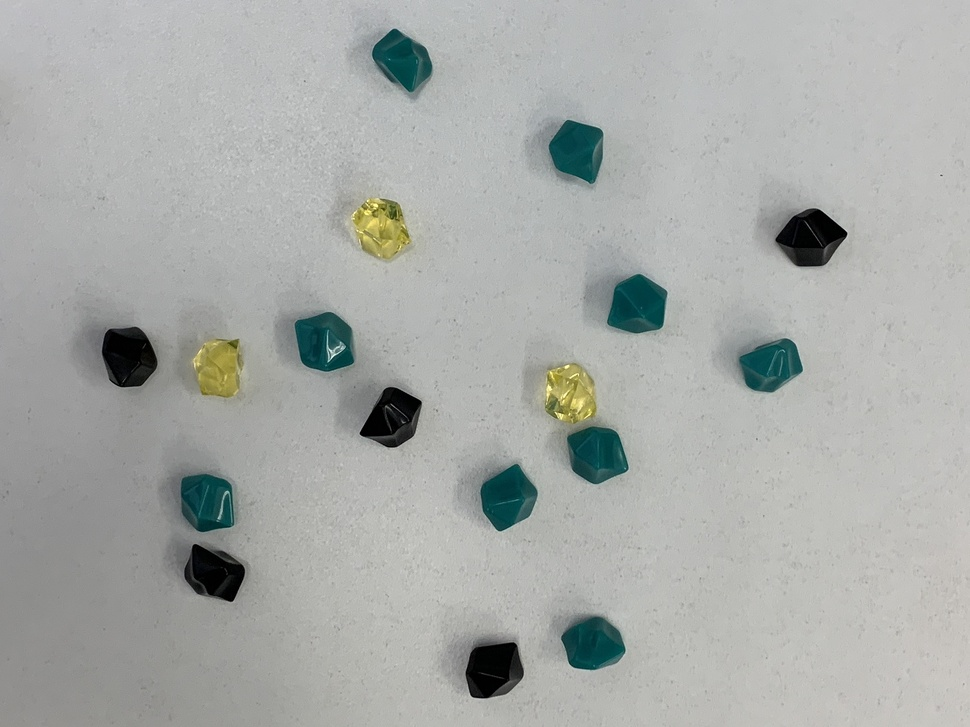
//> input picture 14_2023-07-19/prg/issue01/gem2.jpg, 970 x 727 px, shrunk from 2016 x 1512 before the run
$ ./14_01_k22047   (built with g++ and OpenCV 4)
//> lines starting //> are read from the running program, lines starting //| are printed output that depends on the picture; after the words box and inside, x2 and y2 are one past the last pixel; in counts of white or black regions, pixels touching at a corner belong together
#include <iostream>
#include <opencv2/opencv.hpp>
#define FILE_NAME "../gem2.jpg"

int main(int argc, const char * argv[]) {
    //1. 入力画像をカラーで入力
    cv::Mat src_img;
    src_img = cv::imread(FILE_NAME, cv::IMREAD_COLOR);
//> src_img is the input picture: 727 rows x 970 cols, CV_8UC3; mean B, G, R 168.2, 171.1, 168.2

    if (src_img.empty()) { //入力失敗の場合
        fprintf(stderr, "Cannot read image file: %s.\n", FILE_NAME);
        return (-1);
    }

    cv::Mat dst_img = src_img.clone();

    //black_gemの処理
    //グレースケール
    cv::Mat gray_img;
    cv::cvtColor(src_img, gray_img, cv::COLOR_BGR2GRAY);

    //2値化
    //閾値 20
    cv::Mat bin_img;
    cv::threshold(gray_img, bin_img, 20, 255, cv::THRESH_BINARY_INV);
//> bin_img: 727 rows x 970 cols, CV_8UC1; 1.2% white; 49 white regions (39 under 20 px), largest, box (x1, y1, x2, y2) and area: (102, 330, 156, 387) 1882, (466, 643, 517, 698) 1813, (192, 545, 244, 601) 1690

    //op cl
    //回数 15
    cv::Mat tmp_img;
    cv::dilate(bin_img, tmp_img, cv::Mat(), cv::Point(-1,-1), 15);
//> tmp_img: 727 rows x 970 cols, CV_8UC1; 4.7% white; 5 white regions, box (x1, y1, x2, y2) and area: (170, 515, 259, 616) 6976, (761, 195, 862, 281) 6910, (345, 373, 436, 462) 6663, (87, 315, 172, 402) 6555, (451, 628, 536, 713) 6277
    cv::erode(tmp_img, bin_img, cv::Mat(), cv::Point(-1,-1), 15);
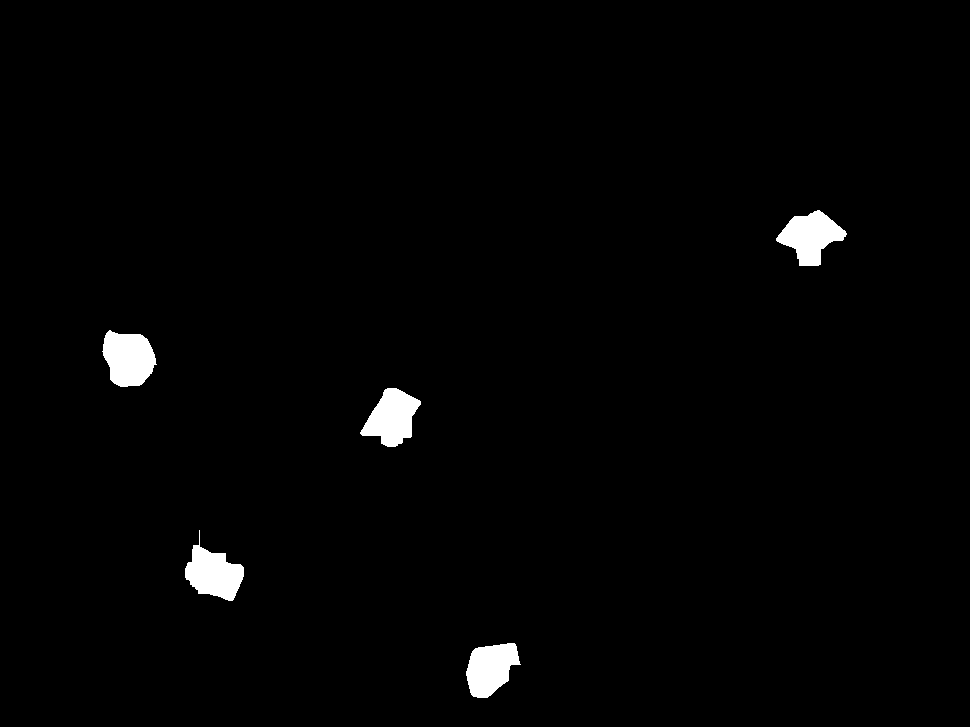
//> bin_img: 727 rows x 970 cols, CV_8UC1; 1.5% white; 5 white regions

    //輪郭追跡
    std::vector< std::vector< cv::Point > > contours;
    cv::findContours(bin_img, contours, cv::RETR_EXTERNAL, cv::CHAIN_APPROX_NONE);
//> contours = 5 contours; box (x1, y1, x2, y2) and area: (102, 330, 157, 387) 2211, (776, 210, 847, 266) 2109, (360, 388, 421, 447) 2074, (185, 530, 244, 601) 2069, (466, 643, 521, 698) 1992

    //個数
    int black_count = contours.size();
//> black_count = 5
    printf("black gem count = %d\n", black_count);
//| black gem count = 5

    // 黒曜石(Black gem)は赤で外接長方形
    for (int i=0; i<contours.size(); i++) {
        cv::Rect rect = cv::boundingRect(contours[i]);
        cv::rectangle(dst_img, rect, cv::Scalar(0,0,255), 2);
    }
//> this loop made 5 passes
//> rect on passes 1 to 5: Rect(466, 643, 55, 55), Rect(185, 530, 59, 71), Rect(360, 388, 61, 59), Rect(102, 330, 55, 57), Rect(776, 210, 71, 56)
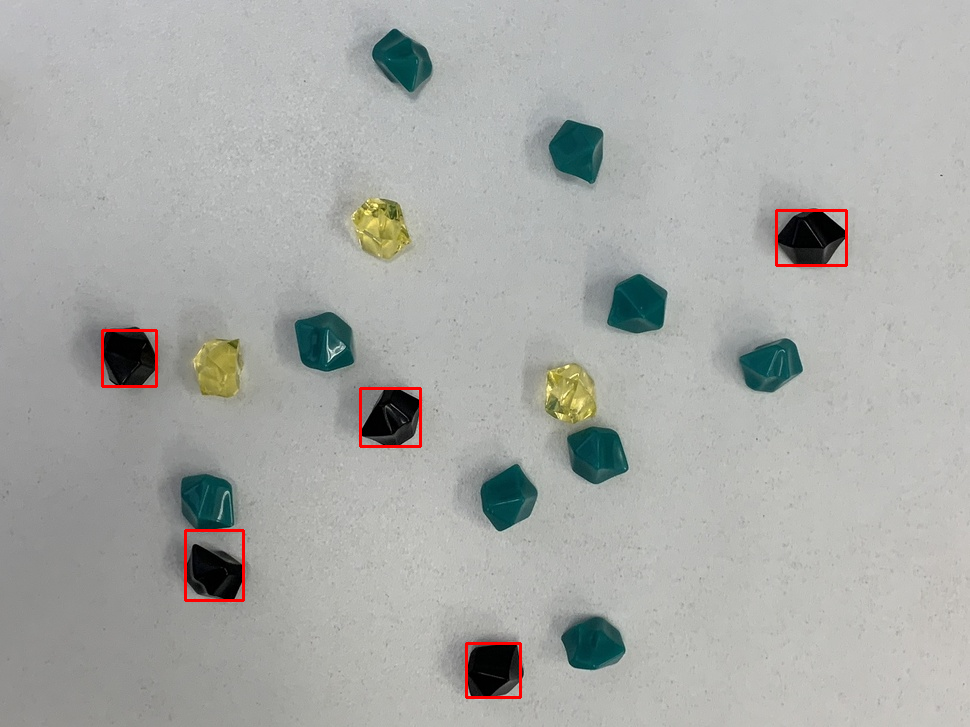
//> dst_img: 727 rows x 970 cols, CV_8UC3; 0.5% of pixels changed, all inside (x1, y1, x2, y2) = (101, 209, 848, 699)

    //green_gemの処理
    //G 50 ~ 100
    int g_min = 50, g_max = 100;
    //R 0 ~ 50
    int r_max = 50;

    bin_img = cv::Mat::zeros(src_img.size(), CV_8UC1);
    for(int y = 0; y < src_img.rows; y++){
        for(int x = 0; x < src_img.cols; x++){
            cv::Vec3b bgr = src_img.at<cv::Vec3b>(y, x);
            if(g_min < bgr[1] && bgr[1] < g_max && bgr[2] < r_max){
                bin_img.at<uchar>(y, x) = 255;
            }
        }
    }
//> bin_img: 727 rows x 970 cols, CV_8UC1; 2.9% white; 49 white regions (39 under 20 px), largest, box (x1, y1, x2, y2) and area: (608, 275, 666, 333) 2563, (567, 427, 628, 484) 2415, (295, 312, 354, 371) 2320

    //cl op
    //回数 5
    cv::dilate(bin_img, tmp_img, cv::Mat(), cv::Point(-1,-1), 5);
//> tmp_img: 727 rows x 970 cols, CV_8UC1; 5% white; 19 white regions, largest, box (x1, y1, x2, y2) and area: (290, 307, 359, 376) 3957, (603, 270, 671, 338) 3853, (562, 422, 633, 489) 3801
    cv::erode(tmp_img, bin_img, cv::Mat(), cv::Point(-1,-1), 5);
//> bin_img: 727 rows x 970 cols, CV_8UC1; 3.1% white; 22 white regions (13 under 20 px), largest, box (x1, y1, x2, y2) and area: (295, 312, 354, 371) 2667, (608, 275, 666, 333) 2593, (181, 474, 234, 532) 2531

    //op cl
    //回数 15
    cv::erode(bin_img, tmp_img, cv::Mat(), cv::Point(-1,-1), 15);
//> tmp_img: 727 rows x 970 cols, CV_8UC1; 0.2% white; 10 white regions (2 under 20 px), largest, box (x1, y1, x2, y2) and area: (314, 333, 335, 353) 286, (197, 492, 217, 513) 256, (629, 297, 649, 315) 252
    cv::dilate(tmp_img, bin_img, cv::Mat(), cv::Point(-1,-1), 15);
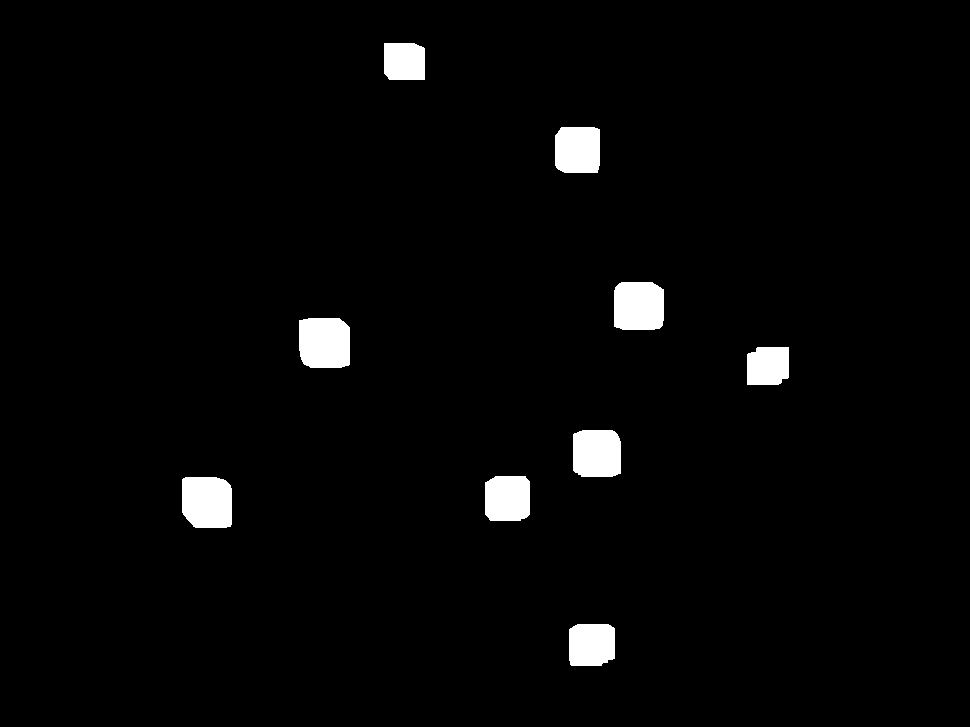
//> bin_img: 727 rows x 970 cols, CV_8UC1; 2.5% white; 9 white regions

    //輪郭追跡
    contours.clear();
//> contours = 0 contours
    cv::findContours(bin_img, contours, cv::RETR_EXTERNAL, cv::CHAIN_APPROX_NONE);
//> contours = 9 contours; largest, box (x1, y1, x2, y2) and area: (299, 318, 350, 368) 2327, (182, 477, 232, 528) 2298, (614, 282, 664, 330) 2206, (573, 430, 621, 477) 2070, (555, 127, 600, 173) 1914

    //個数
    int green_count = contours.size();
//> green_count = 9
    printf("green gem count = %d\n", green_count);
//| green gem count = 9

    // トルコ石(Green gem)は緑で塗りつぶし
    for (int i=0; i<contours.size(); i++) {
        cv::drawContours(dst_img, contours, i, cv::Scalar(0,255,0), -1);
    }
//> this loop made 9 passes
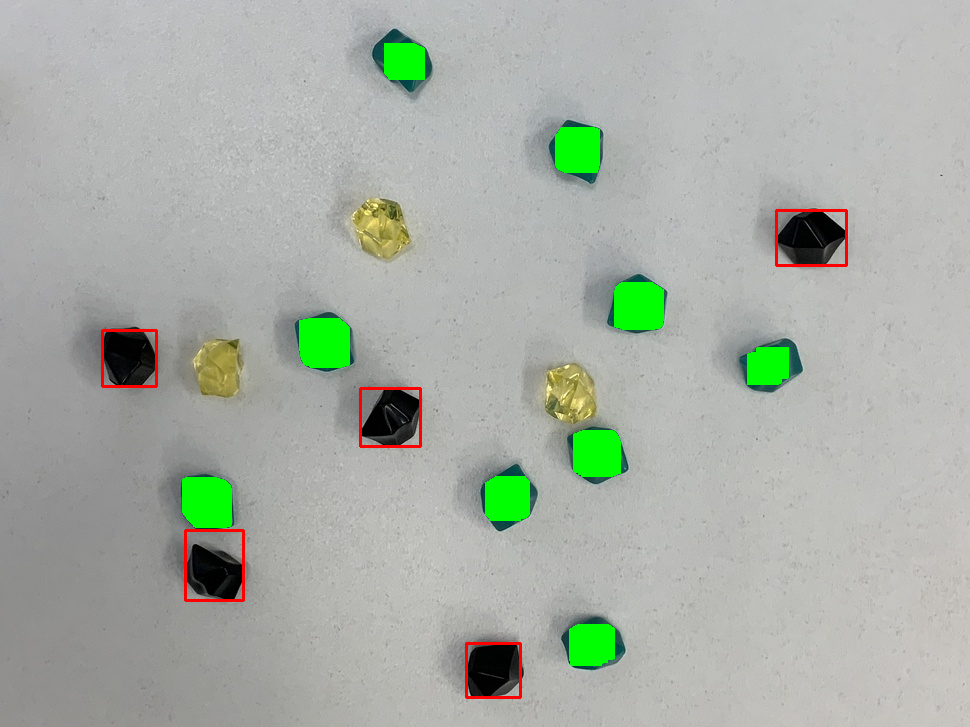
//> dst_img: 727 rows x 970 cols, CV_8UC3; 2.55% of pixels changed, all inside (x1, y1, x2, y2) = (182, 43, 789, 666)


    //golden_gemの処理
    cv::Mat hsv_img;

    //HSVに変換
    cv::cvtColor(src_img, hsv_img, cv::COLOR_BGR2HSV);
//> hsv_img: 727 rows x 970 cols, CV_8UC3; mean H, S, V 50.3, 13.5, 171.4

    //H 20 ~ 60
    int h_min = 20, h_max = 60;
    //S 100 ~ 200
    int s_min = 100, s_max = 200;

    bin_img = cv::Mat::zeros(hsv_img.size(), CV_8UC1);
    for(int y = 0; y < hsv_img.rows; y++){
        for(int x = 0; x < hsv_img.cols; x++){
            cv::Vec3b hsv = hsv_img.at<cv::Vec3b>(y, x);
            if(h_min < hsv[0] && hsv[0] < h_max && s_min < hsv[1] && hsv[1] < s_max){
                bin_img.at<uchar>(y, x) = 255;
            }
        }
    }
//> bin_img: 727 rows x 970 cols, CV_8UC1; 0.91% white; 57 white regions (53 under 20 px), largest, box (x1, y1, x2, y2) and area: (353, 199, 410, 258) 2226, (195, 340, 241, 397) 2023, (546, 365, 596, 423) 1968, (143, 350, 154, 364) 62

    //cl op
    //回数 5
    cv::dilate(bin_img, tmp_img, cv::Mat(), cv::Point(-1,-1), 5);
//> tmp_img: 727 rows x 970 cols, CV_8UC1; 2% white; 16 white regions, largest, box (x1, y1, x2, y2) and area: (348, 194, 415, 263) 3617, (541, 360, 601, 428) 3390, (190, 335, 246, 402) 3261
    cv::erode(tmp_img, bin_img, cv::Mat(), cv::Point(-1,-1), 5);
//> bin_img: 727 rows x 970 cols, CV_8UC1; 1% white; 30 white regions (26 under 20 px), largest, box (x1, y1, x2, y2) and area: (353, 199, 410, 258) 2357, (546, 365, 596, 423) 2200, (195, 340, 241, 397) 2111, (138, 340, 156, 365) 316

    //op cl
    //回数 15
    cv::erode(bin_img, tmp_img, cv::Mat(), cv::Point(-1,-1), 15);
//> tmp_img: 727 rows x 970 cols, CV_8UC1; 0.05% white; 3 white regions, box (x1, y1, x2, y2) and area: (375, 219, 388, 235) 136, (563, 387, 577, 403) 122, (215, 360, 222, 379) 100
    cv::dilate(tmp_img, bin_img, cv::Mat(), cv::Point(-1,-1), 15);
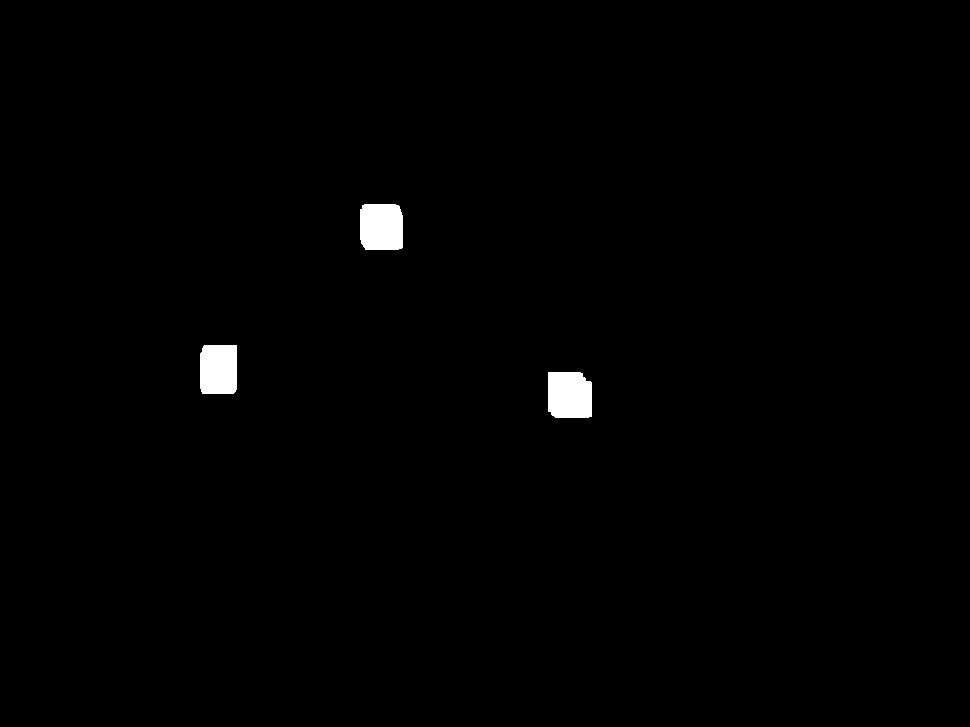
//> bin_img: 727 rows x 970 cols, CV_8UC1; 0.8% white; 3 white regions

    //輪郭追跡
    contours.clear();
//> contours = 0 contours
    cv::findContours(bin_img, contours, cv::RETR_EXTERNAL, cv::CHAIN_APPROX_NONE);
//> contours = 3 contours; box (x1, y1, x2, y2) and area: (548, 372, 592, 418) 1838, (360, 204, 403, 250) 1825, (200, 345, 237, 394) 1700

    //個数
    int golden_count = contours.size();
//> golden_count = 3
    printf("golden gem count = %d\n", golden_count);
//| golden gem count = 3

    // 黄金(Golden gem)は白で外接円
    for (int i=0; i<contours.size(); i++) {
        cv::Point2f center; //外接円の中心座標
        float radius;       //外接円の半径
        cv::minEnclosingCircle(contours[i], center, radius); //外接円を求める
        cv::circle(dst_img, center, radius, cv::Scalar(255,255,255), 2); //外接円を描画
    }
//> this loop made 3 passes
//> (center, radius) on passes 1 to 3: (Point(569.5, 394), 30.76), (Point(219, 369), 29.41), (Point(381.5, 226.5), 29.03)
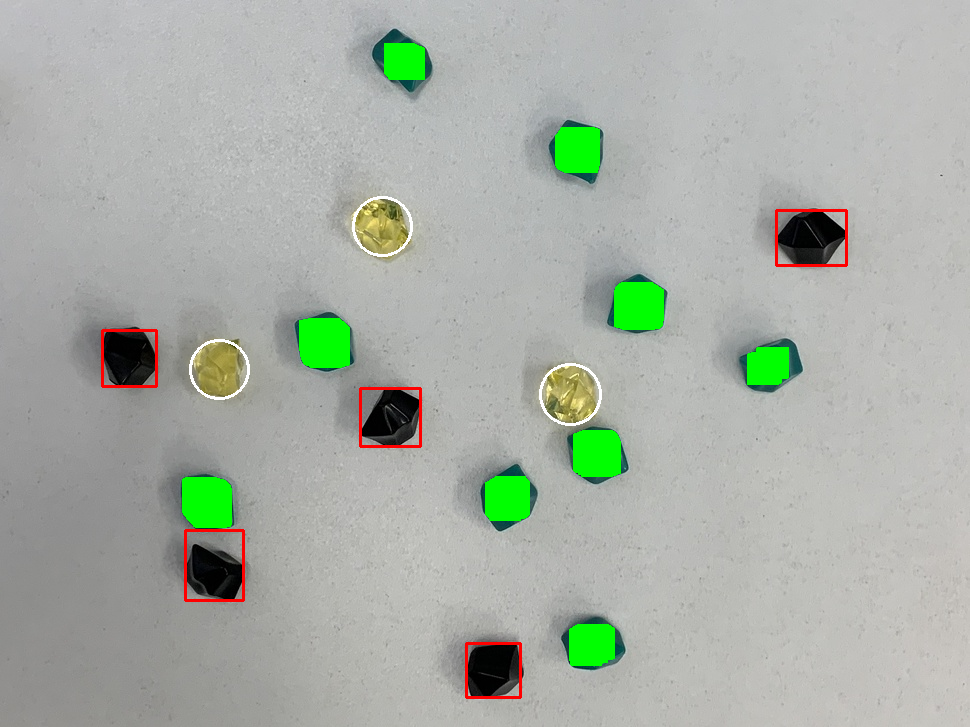
//> dst_img: 727 rows x 970 cols, CV_8UC3; 0.23% of pixels changed, all inside (x1, y1, x2, y2) = (189, 196, 602, 426)


    cv::imshow("dst", dst_img);
    cv::waitKey(); //キー入力待ち (止める)

    return 0;
}

$ run again, with 14_2023-07-19/prg/issue01/14_01_k22047.png saved as 14_2023-07-19/prg/issue01/gem2.jpg
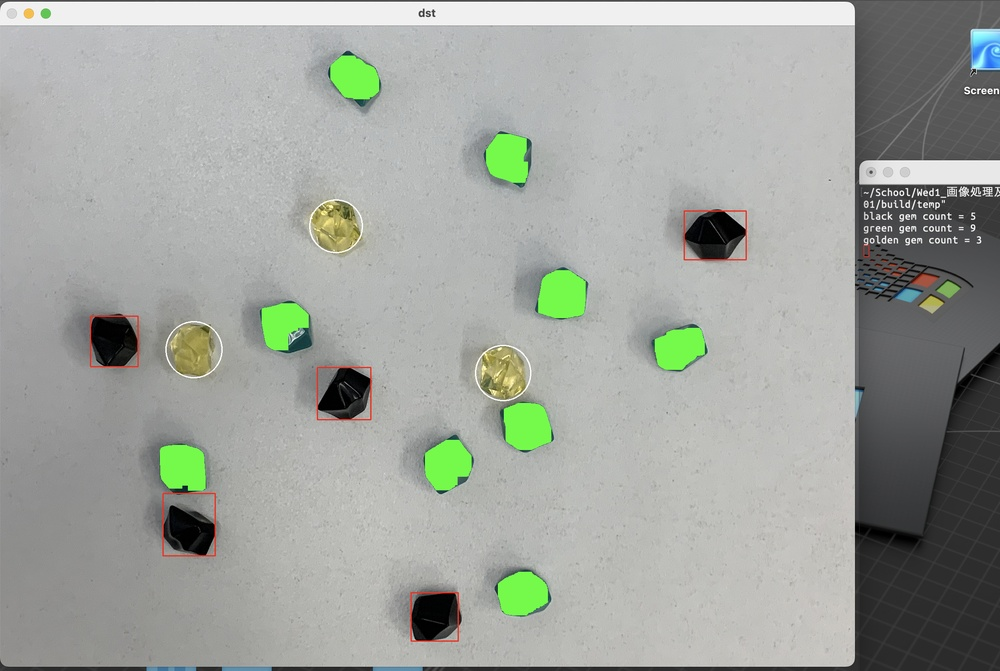
//> input picture 14_2023-07-19/prg/issue01/14_01_k22047.png, 1000 x 671 px, shrunk from 2358 x 1582 before the run
//> src_img is the input picture: 671 rows x 1000 cols, CV_8UC3; mean B, G, R 156.9, 163.2, 159.2
//> `cv::findContours(bin_img, contours, cv::RETR_EXTERNAL, cv::CHAIN_APPRO..`: contours = 12 contours, 4 with area under 20; largest, box (x1, y1, x2, y2) and area: (855, 245, 952, 301) 2016, (92, 317, 137, 366) 1676, (318, 368, 370, 419) 1581, (164, 486, 214, 555) 1568, (685, 212, 745, 259) 1514, (412, 594, 455, 640) 1472, (855, 523, 923, 547) 762, (952, 344, 1000, 406) 696
//> black_count = 12
//| black gem count = 12
//> the loop `for (int i=0; i<contours.size(); i++)` made 12 passes
//> rect on passes 1 to 8: Rect(412, 594, 43, 46), Rect(855, 523, 68, 24), Rect(164, 486, 50, 69), Rect(862, 389, 2, 1), Rect(318, 368, 52, 51), Rect(952, 344, 48, 62), Rect(92, 317, 45, 49), Rect(953, 274, 20, 13)
//> `cv::erode(tmp_img, bin_img, cv::Mat(), cv::Point(-1,-1), 5);`:
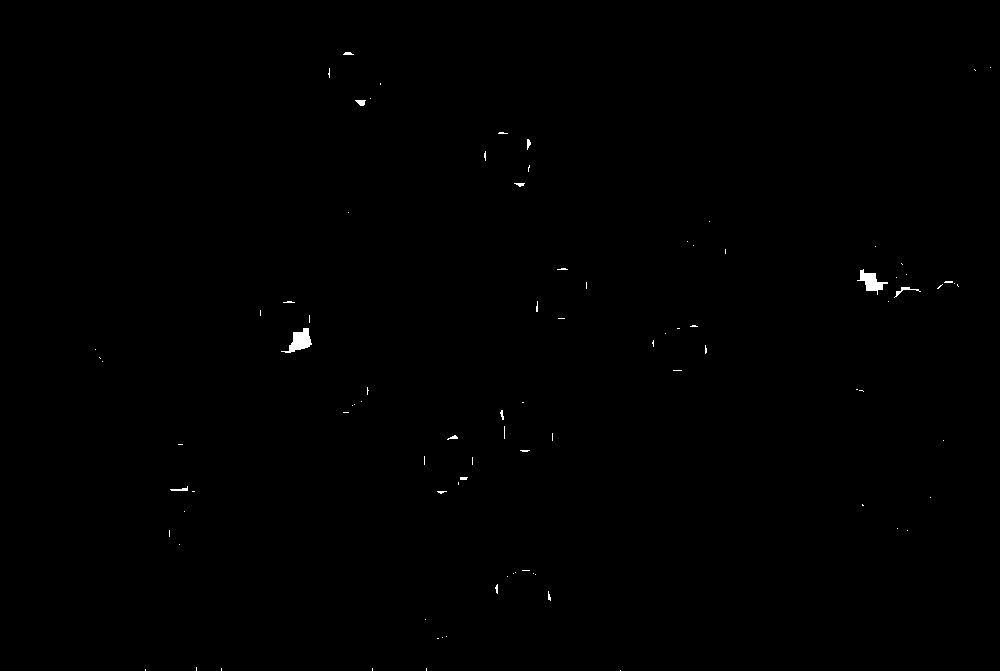
//> bin_img: 671 rows x 1000 cols, CV_8UC1; 0.21% white; 92 white regions (80 under 20 px), largest, box (x1, y1, x2, y2) and area: (281, 328, 312, 353) 369, (857, 269, 888, 295) 323, (894, 287, 921, 298) 66
//> `contours.clear();`: contours = 0 contours
//> green_count = 0
//| green gem count = 0
//> hsv_img: 671 rows x 1000 cols, CV_8UC3; mean H, S, V 46, 11.9, 164.1
//> `cv::findContours(bin_img, contours, cv::RETR_EXTERNAL, cv::CHAIN_APPRO..`: contours = 8 contours; box (x1, y1, x2, y2) and area: (160, 447, 204, 489) 1704, (541, 275, 585, 316) 1674, (505, 403, 547, 446) 1669, (490, 138, 527, 178) 1384, (502, 576, 540, 612) 1268, (319, 207, 353, 243) 1148, (177, 337, 208, 369) 930, (343, 66, 374, 97) 900
//> golden_count = 8
//| golden gem count = 8
//> the loop `for (int i=0; i<contours.size(); i++)` made 8 passes
//> (center, radius) on passes 1 to 8: (Point(520.5, 594), 25.12), (Point(181.5, 467.5), 29.71), (Point(525.5, 423), 28.64), (Point(192, 352.5), 21.57), (Point(562.2, 296.1), 27.11), (Point(335, 224.5), 23.71), (Point(509.9, 157.6), 25.22), (Point(358, 81), 21.21)
//> after the loop `for (int i=0; i<contours.size(); i++)`:
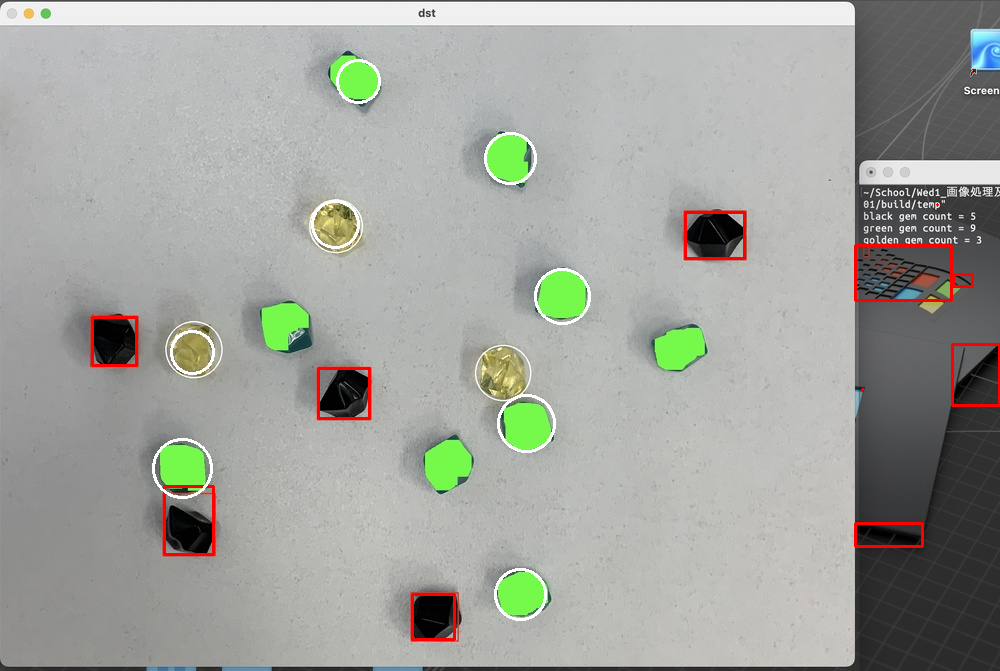
//> dst_img: 671 rows x 1000 cols, CV_8UC3; mean B, G, R 157.1, 163.1, 161.1
